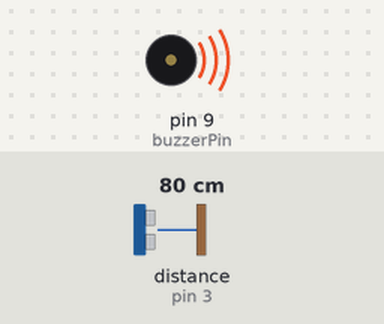
The sketch below on a simulated Arduino Uno, built with avr-gcc and run on an emulated ATmega328P. Parts: buzzer (waves = sounding). Wiring (inferred from the names in the program): ultrasonic range finder: trigger pin 2; echo pin 3. The inputs (shaded band) are chosen by the test bench; at power-on: distance to the obstacle (sensor on pin 3) 80 cm. The echo pulse lasts 58.3 µs per cm; what the sketch prints to the serial monitor is not drawn.

Above: at 1.2 s.
1.3 s: distance to the obstacle (sensor on pin 3) set to 299 cm
Timing chart, 0 to 4.3 s (numbered marks = the images above; inputs shaded):
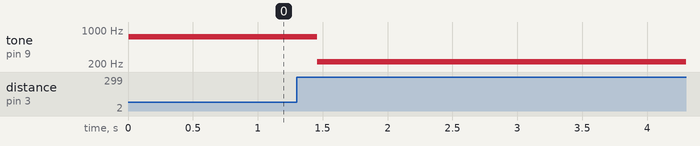

The sketch:

parkHelper.ino
```cpp
// Connect "+" of the passive buzzer to this pin:
uint8_t buzzerPin = 9;

// Connect the pins of the ultrasonic module accordingly:
uint8_t sr04triggerPin = 2;
uint8_t sr04echoPin = 3;

float distance;

void setup() {
  pinMode(sr04triggerPin, OUTPUT);
  pinMode(sr04echoPin, INPUT);

  Serial.begin(9600);

  digitalWrite(sr04triggerPin, LOW);
}

void loop() {
  digitalWrite(sr04triggerPin, HIGH);
  delayMicroseconds(10);
  digitalWrite(sr04triggerPin, LOW);

  distance = pulseIn(sr04echoPin, HIGH) / 58.0;
  Serial.print(distance);
  Serial.println("cm");
  int frequency = map(distance, 10, 300, 880, 220);
  tone(buzzerPin, frequency);

  delay(200);
}
```

Measured:
- after the input at 1.3 s, tone on pin 9 (buzzerPin): 721 Hz → 220 Hz after 0.16 s
